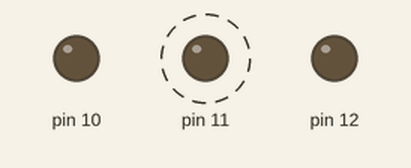
Recording of a sketch running on a simulated Arduino Uno, built with avr-gcc and run on an emulated ATmega328P. Parts: output pins drawn as LEDs (lit = HIGH). Dashed ring = blinking. What the sketch prints to the serial monitor is not drawn.

Above: at 0.2 s.
Timing chart, 0 to 3.0 s (numbered marks = the images above):
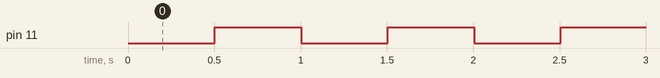

The sketch:

traffic_light_car.ino
```cpp
#include <Time.h>

time_t deadline;
boolean is_light_on;

void setup() {
  // put your setup code here, to run once:
  pinMode(12, OUTPUT);
  pinMode(11,OUTPUT);
  pinMode(10,OUTPUT);
  pinMode(2,INPUT);
  deadline = millis()+500;
  digitalWrite(11,LOW);
  is_light_on = false;
  Serial.begin(9600);
}

void loop(){
  if (millis() > deadline) {
    if (is_light_on) {
      Serial.println("TO OFF");
      digitalWrite(11,LOW);
      deadline = millis()+500;
      is_light_on = false;
    } else {
      Serial.println("TO ON");
      digitalWrite(11,HIGH);
      deadline = millis()+500;
      is_light_on = true;
    }
  }
}

void old_loop(){
    if (button_pressed()) {                // when the button is pressed, check the time that's left. If it's more than 5s, set the deadline to 5s.
    if (deadline-millis()>5000) {        // otherwise the deadline remains unchanged
      deadline = millis()+5000;
    }
  }
  else {
    if (deadline <=millis()) {
      switchToGreen();
      deadline = millis()+10000;
    }
  }
}

void switchToGreen() {
  digitalWrite(12,LOW);
  digitalWrite(11,HIGH);
  delay(1000);
  digitalWrite(11,LOW);
  digitalWrite(10,HIGH);
  delay(5000);
  digitalWrite(10,LOW);
  digitalWrite(11,HIGH);
  delay(1000);
  digitalWrite(11,LOW);
  digitalWrite(12,HIGH);
}


bool button_pressed(){
  return digitalRead(2) == HIGH;
}
```

Measured:
- by itself, pin 11: alternates HIGH for 0.50 s and LOW for 0.50 s
